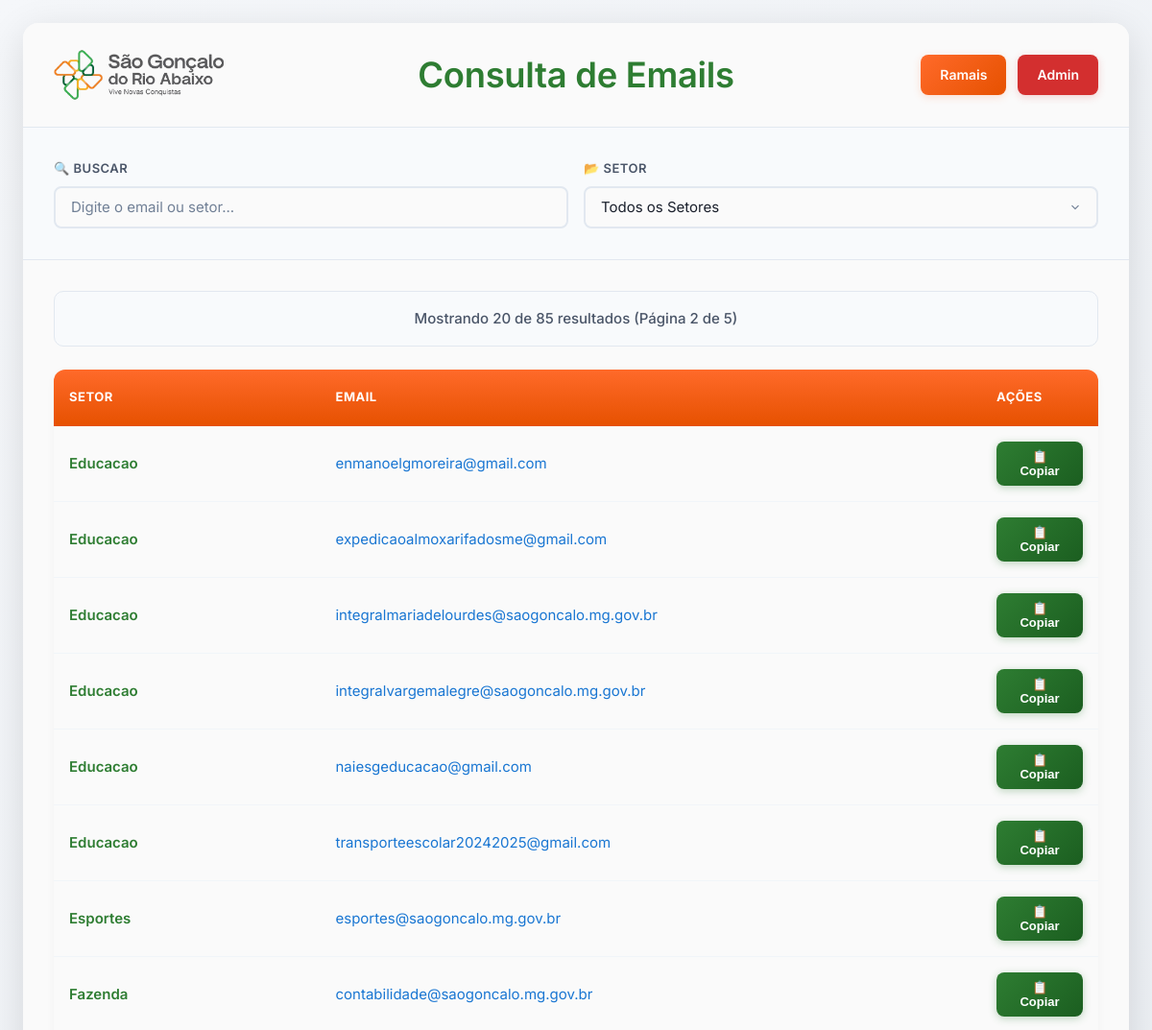
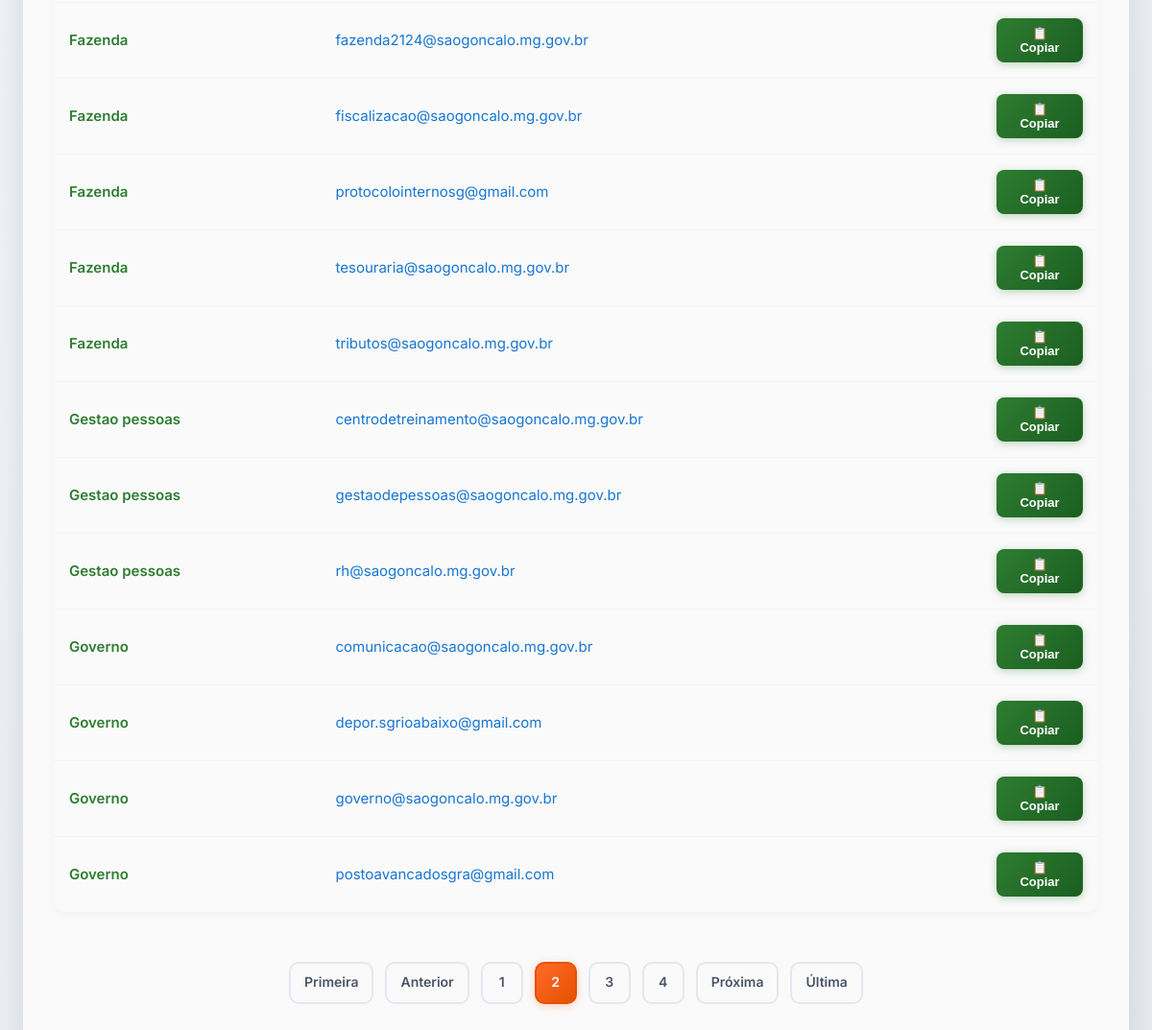
/emails.php?pagina=2, run on the app's committed database (2 pictures, top to bottom).
### tables this page shows
CREATE TABLE `emails` (
  `id` int NOT NULL,
  `setor` varchar(100) NOT NULL,
  `email` varchar(255) NOT NULL,
  `created_at` timestamp NULL DEFAULT CURRENT_TIMESTAMP,
  `updated_at` timestamp NULL DEFAULT CURRENT_TIMESTAMP ON UPDATE CURRENT_TIMESTAMP
);

### config.php (called while the page is built, shortened)
<?php
function formatar_nome_setor(string $setor): string {
	return ucfirst(str_replace('_', ' ', $setor));
}
function h(?string $string): string {
	return htmlspecialchars($string ?? '', ENT_QUOTES, 'UTF-8');
}

### emails.php (the view, shortened to what this page needs)
<?php
require_once __DIR__ . '/config.php';
$is_ajax = isset($_REQUEST['ajax']) && $_REQUEST['ajax'] == 1;
$itens_por_pagina = 20;
$pagina_atual = isset($_GET['pagina']) ? max(1, intval($_GET['pagina'])) : 1;
$offset = ($pagina_atual - 1) * $itens_por_pagina;
$conexao = get_db_connection();
$termo_busca = trim($_GET['busca'] ?? '');
$where_conditions = [];
$params = [];
$types = '';
$where_clause = !empty($where_conditions) ? " WHERE " . implode(" AND ", $where_conditions) : "";
$sql_count = "SELECT COUNT(*) AS total FROM emails" . $where_clause;
$stmt_count = $conexao->prepare($sql_count);
$stmt_count->execute();
$total_resultados = intval($stmt_count->get_result()->fetch_assoc()['total'] ?? 0);
$total_paginas = ($total_resultados > 0) ? ceil($total_resultados / $itens_por_pagina) : 0;
$emails_paginados = [];
if ($total_resultados > 0) {
    $sql = "SELECT id, setor, email FROM emails" . $where_clause . " ORDER BY setor, email LIMIT ? OFFSET ?";
    $stmt = $conexao->prepare($sql);
    if (!empty($params)) {
        $types_paginado = $types . 'ii';
        $params_paginado = array_merge($params, [$itens_por_pagina, $offset]);
        $stmt->bind_param($types_paginado, ...$params_paginado);
    } else {
        $stmt->bind_param('ii', $itens_por_pagina, $offset);
    }
    $stmt->execute();
    $result = $stmt->get_result();
    while ($row = $result->fetch_assoc()) {
        $emails_paginados[] = [
            'id' => $row['id'],
            'setor' => $row['setor'],
            'email' => $row['email']
        ];
    }
}
if (!$is_ajax):
?>
<!DOCTYPE html>
<html lang="pt-br">
<head>
    <link rel="stylesheet" href="./assets/css/styles.css">
</head>
<body>
    <div class="container">
        <div class="header-container">
            <div class="logo-section">
                <img src="logo-sgra2.png" alt="Logo São Gonçalo do Rio Abaixo" class="logo">
                <h1>Consulta de Emails</h1>
            </div>
            <div class="header-actions">
                <a href="./index.php">Ramais</a>
                <?php if (!empty($_SESSION['is_admin'])): ?>
                    <a href="./admin.php">Painel</a>
                    <a href="./logout.php">Sair</a>
                <?php else: ?>
                    <a href="./admin.php">Admin</a>
                <?php endif; ?>
            </div>
        </div>
        <div class="search-section">
            <form id="search-form" action="" method="GET">
                <div class="form-group">
                    <label for="busca-input">🔍 Buscar</label>
                    <input type="text" id="busca-input" name="busca" placeholder="Digite o email ou setor..." value="<?= h($termo_busca) ?>">
                </div>
                <div class="form-group">
                    <label for="setor-select">📂 Setor</label>
                    <select id="setor-select" name="setor">
                        <option value="todos">Todos os Setores</option>
                    </select>
                </div>
            </form>
        </div>
        <div class="content-section">
            <div id="content-container">
<?php
endif;
?>
            <div class="results-container">
                <?php if (!empty($emails_paginados)): ?>
                    <div class="results-info">
                        Mostrando <?= count($emails_paginados) ?> de <?= $total_resultados ?> resultados
                        (Página <?= $pagina_atual ?> de <?= $total_paginas ?>)
                    </div>
                    <table class="results-table desktop-table">
                        <thead>
                            <tr>
                                <th class="setor-col">Setor</th>
                                <th class="email-col">Email</th>
                                <th class="acoes-col">Ações</th>
                            </tr>
                        </thead>
                        <tbody>
                            <?php foreach ($emails_paginados as $item): ?>
                                <tr>
                                    <td class="setor-col"><?= formatar_nome_setor($item['setor']) ?></td>
                                    <td class="email-col">
                                        <a href="mailto:<?= h($item['email']) ?>" class="email-link">
                                            <?= h($item['email']) ?>
                                        </a>
                                    </td>
                                    <td class="acoes-col">
                                        <button class="btn-copiar" data-email="<?= h($item['email']) ?>">
                                            📋 Copiar
                                        </button>
                                    </td>
                                </tr>
                            <?php endforeach; ?>
                        </tbody>
                    </table>
                    <?php if ($total_paginas > 1): ?>
                        <div class="pagination">
                            <?php
                                $params = $_GET;
                                if ($pagina_atual > 1):
                                    ?><a href="?<?= http_build_query(array_merge($params, ['pagina' => 1])) ?>">Primeira</a><?php
                                else:
                                    ?><span class="disabled">Primeira</span><?php
                                endif;
                                if ($pagina_atual > 1):
                                    ?><a href="?<?= http_build_query(array_merge($params, ['pagina' => $pagina_atual - 1])) ?>">Anterior</a><?php
                                else:
                                    ?><span class="disabled">Anterior</span><?php
                                endif;
                                $inicio = max(1, $pagina_atual - 2);
                                $fim = min($total_paginas, $pagina_atual + 2);
                                for ($i = $inicio; $i <= $fim; $i++):
                                    if ($i == $pagina_atual):
                                        ?><span class="current"><?= $i ?></span><?php
                                    else:
                                        ?><a href="?<?= http_build_query(array_merge($params, ['pagina' => $i])) ?>"><?= $i ?></a><?php
                                    endif;
                                endfor;
                                if ($pagina_atual < $total_paginas):
                                    ?><a href="?<?= http_build_query(array_merge($params, ['pagina' => $pagina_atual + 1])) ?>">Próxima</a><?php
                                else:
                                    ?><span class="disabled">Próxima</span><?php
                                endif;
                                if ($pagina_atual < $total_paginas):
                                    ?><a href="?<?= http_build_query(array_merge($params, ['pagina' => $total_paginas])) ?>">Última</a><?php
                                else:
                                    ?><span class="disabled">Última</span><?php
                                endif;
                            ?>
                        </div>
                    <?php endif; ?>
                <?php else: ?>
                    <p class="no-results">Nenhum resultado encontrado.</p>
                <?php endif; ?>
            </div>
        </div>
    </div>
<?php
if (!$is_ajax):
?>
</body>
</html>
<?php endif;  ?>

### emails.php (style rules this page uses)
.email-link { color: #1976d2; text-decoration: none; }
.email-col { word-break: break-all; }

### data on the page
emails: setor "Educacao", email "enmanoelgmoreira@gmail.com"
emails: setor "Educacao", email "expedicaoalmoxarifadosme@gmail.com"
emails: setor "Educacao", email "integralmariadelourdes@saogoncalo.mg.gov.br"
emails: setor "Educacao", email "integralvargemalegre@saogoncalo.mg.gov.br"
emails: setor "Educacao", email "naiesgeducacao@gmail.com"
emails: setor "Educacao", email "transporteescolar20242025@gmail.com"
emails: setor "Esportes", email "esportes@saogoncalo.mg.gov.br"
emails: setor "Fazenda", email "contabilidade@saogoncalo.mg.gov.br"
emails: setor "Fazenda", email "fazenda2124@saogoncalo.mg.gov.br"
emails: setor "Fazenda", email "fiscalizacao@saogoncalo.mg.gov.br"
emails: setor "Fazenda", email "protocolointernosg@gmail.com"
emails: setor "Fazenda", email "tesouraria@saogoncalo.mg.gov.br"
emails: setor "Fazenda", email "tributos@saogoncalo.mg.gov.br"
emails: setor "Gestao pessoas", email "centrodetreinamento@saogoncalo.mg.gov.br"
emails: setor "Gestao pessoas", email "gestaodepessoas@saogoncalo.mg.gov.br"
emails: setor "Gestao pessoas", email "rh@saogoncalo.mg.gov.br"
emails: setor "Governo", email "comunicacao@saogoncalo.mg.gov.br"
emails: setor "Governo", email "depor.sgrioabaixo@gmail.com"
emails: setor "Governo", email "governo@saogoncalo.mg.gov.br"
emails: setor "Governo", email "postoavancadosgra@gmail.com"

### other printed values
count($emails_paginados) "20"
$total_resultados "85"
$pagina_atual "2"
$total_paginas "5"
